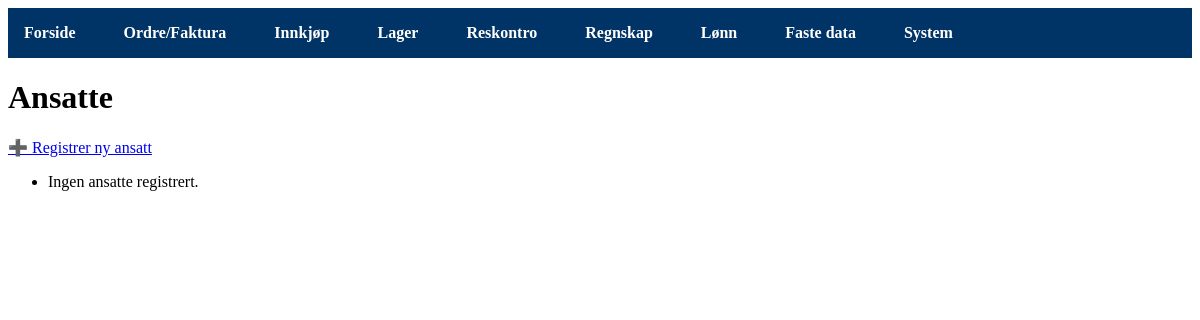
Before: /ansatte/ with the older database file.
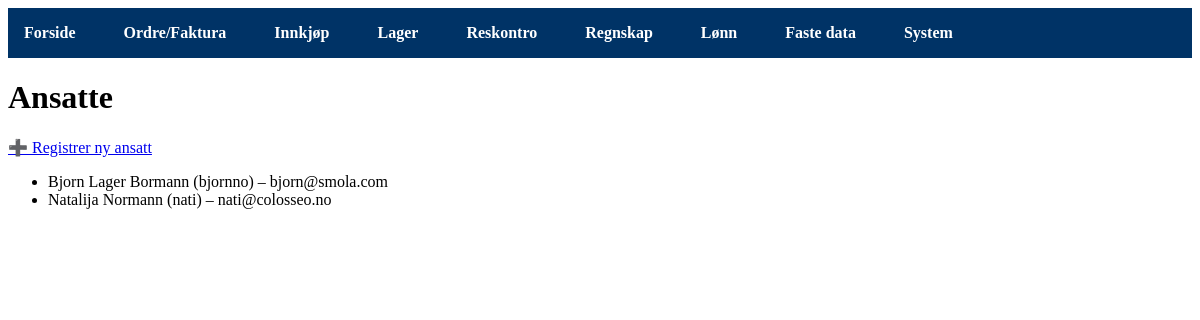
After: the same page with the newer database file.
### ansatte/models.py (models this page shows, shortened)
class Ansatt(models.Model):
    user = models.OneToOneField(User, on_delete=models.CASCADE)
    roller = models.ManyToManyField(Rolle, blank=True)  # 👈 Knytter til Rolle
    aktiv = models.BooleanField(default=True)
    adresse = models.CharField(max_length=255, blank=True)
    telefon = models.CharField(max_length=20, blank=True)
    personnummer = models.CharField(max_length=20, blank=True)
    ansatt_dato = models.DateField(null=True, blank=True)
    kjonn = models.CharField(
        max_length=10,
        choices=[
            ("M", "Mann"),
            ("K", "Kvinne"),
            ("A", "Annet")
        ],
        blank=True
    )

### ansatte/views.py (the view)
# urls.py: path('', views.index, name='index'),
def index(request):
    ansatte = Ansatt.objects.all()
    return render(request, "ansatte/index.html", {"ansatte": ansatte})

### core/templatetags/nav_active.py (called while the page is built)
@register.simple_tag(takes_context=True)
def active(context, *namespaces):
    request = context.get('request')
    match = getattr(request, 'resolver_match', None)
    ns = (match.namespace or '') if match else ''
    return 'active' if any(ns.startswith(n) for n in namespaces) else ''

### templates/ansatte/index.html (shortened to what this page needs)
{% extends "base.html" %}
{% block content %}
  <h1>Ansatte</h1>
  <a href="{% url 'ansatte:registrer' %}">➕ Registrer ny ansatt</a>
  <ul>
    {% for ansatt in ansatte %}
      <li>{{ ansatt.user.first_name }} {{ ansatt.user.last_name }} ({{ ansatt.user.username }}) – {{ ansatt.user.email }}</li>
    {% empty %}
      <li>Ingen ansatte registrert.</li>
    {% endfor %}
  </ul>
{% endblock %}

### templates/base.html (shortened to what this page needs)
{% load static %}
<!doctype html>
<html lang="no">
  <head>
    <link href="{% static 'css/watermark.css' %}" rel="stylesheet">
    <link href="{% static 'css/nav.css' %}" rel="stylesheet">
    <link href="{% static 'css/styles.css' %}" rel="stylesheet">
  </head>
  <body class="with-watermark">
    {% include "inc/nav.html" %}
    <main>
      {% block content %}{% endblock %}
    </main>
  </body>
</html>

### templates/inc/nav.html (shortened to what this page needs)
{% load nav_active %}
<nav class="nav">
  <ul class="nav__bar">
    <li class="nav__item">
      <a href="{% url 'portal:index' %}" class="nav__link {% active 'portal' %}">Forside</a>
    </li>
    <li class="nav__item dropdown">
      <a href="{% url 'ordre:index' %}" class="nav__link {% active 'ordre' %}">Ordre/Faktura</a>
    </li>
    <li class="nav__item dropdown">
      <a href="{% url 'innkjop:index' %}" class="nav__link {% active 'innkjop' %}">Innkjøp</a>
    </li>
    <li class="nav__item dropdown">
      <a href="{% url 'lager:index' %}" class="nav__link {% active 'lager' %}">Lager</a>
    </li>
    <li class="nav__item">
      <a href="{% url 'reskontro:index' %}" class="nav__link {% active 'reskontro' %}">Reskontro</a>
    </li>
    <li class="nav__item">
      <a href="{% url 'regnskap:index' %}" class="nav__link {% active 'regnskap' %}">Regnskap</a>
    </li>
    <li class="nav__item">
      <a href="{% url 'lonn:index' %}" class="nav__link {% active 'lonn' %}">Lønn</a>
    </li>
    <li class="nav__item dropdown">
      <a href="{% url 'master:index' %}" class="nav__link {% active 'master' %}">Faste data</a>
    </li>
    <li class="nav__item">
      <a href="{% url 'system:index' %}" class="nav__link {% active 'system' %}">System</a>
    </li>
  </ul>
</nav>

### static/css/watermark.css (style rules this page uses)
body.with-watermark::before { content: ""; position: fixed; top: 50%; left: 50%; width: 400px; height: 400px; background: url("/static/bas12-logo1.svg") no-repeat center center; background-size: contain; opacity: 0.15; transform: translate(-50%, -50%); pointer-events: none; z-index: -1; filter: drop-shadow(0 0 10px rgba(0, 80, 200, 0.6)) hue-rotate(190deg) saturate(150%); }

### static/css/nav.css (style rules this page uses)
.nav { background-color: #003366; padding: 0; position: relative; z-index: 100000; }
.nav__bar { list-style: none; margin: 0; padding: 0; display: flex; }
.nav__item { position: relative; }
.nav__link { display: block; padding: 1rem; color: white; text-decoration: none; }
main, main * { position: relative; z-index: 0; }

### static/css/styles.css (style rules this page uses)
nav ul { list-style: none; display: flex; gap: 1rem; padding: 1rem; background: #003366; }
nav ul li a { color: white; text-decoration: none; font-weight: bold; }
main { position: relative; z-index: 1; }

Changed rows visible on the page:
added Ansatt: user.first_name "Bjorn Lager", user.last_name "Bormann", user.username "bjornno", user.email "bjorn@smola.com"
added Ansatt: user.first_name "Natalija", user.last_name "Normann", user.username "nati", user.email "nati@colosseo.no"
Other visible differences:
text no longer shown: "Ingen ansatte registrert."
